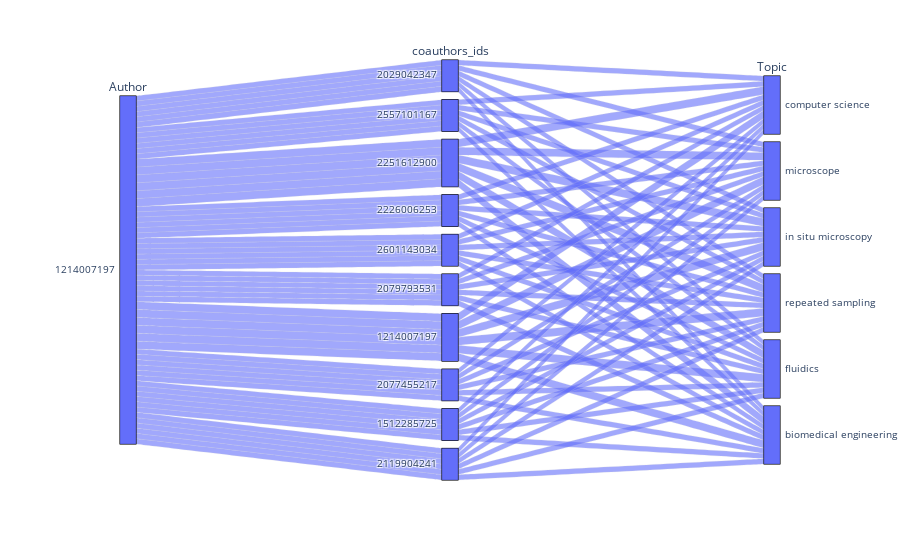

The notebook cell saved with this chart:
### Code cell
dt = coauthors_data.filter("author_id = 1214007197").groupBy("coauthors_ids").agg(F.count("coauthors_ids").alias("count")).sort("count", ascending = False).limit(10).select("coauthors_ids")
dt2 = dt.join(coauthors_data.filter("author_id = 1214007197").select("coauthors_ids", "author_id", "topic"),on="coauthors_ids",how="inner")

df = dt2.toPandas()#coauthors_data.filter("author_id = 1214007197").toPandas()
fig = px.parallel_categories(df, dimensions=['author_id', 'coauthors_ids', 'topic'],
                color_continuous_scale=px.colors.sequential.Inferno,
                labels={'author_id':'Author', 'coauthors_id':'Co-Author', 'topic':'Topic'})
fig.show()

### Figure 1 — Plotly figure (JSON) as saved in the notebook; plotly's stock layout.template omitted (floating-point values rounded to 4 significant figures; data arrays with more than 128 entries replaced by an {"elided": "..."} marker saying what was removed)
{"data": [{"dimensions": [{"label": "Author", "values": {"elided": "396 int values"}}, {"label": "coauthors_ids", "values": {"elided": "396 int values"}}, {"label": "Topic", "values": {"elided": "396 str values"}}], "domain": {"x": [0, 1], "y": [0, 1]}, "name": "", "type": "parcats"}], "layout": {"legend": {"tracegroupgap": 0}, "margin": {"t": 60}}}
